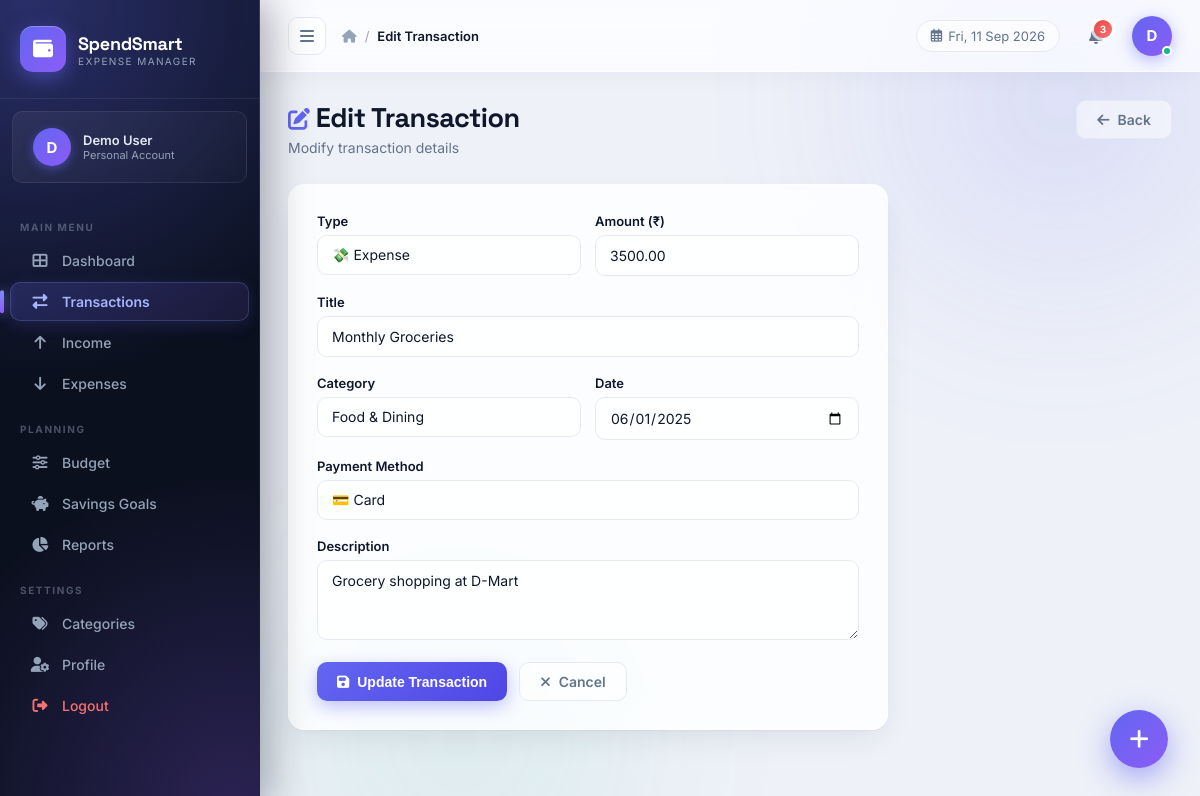
The app's page /pages/edit_transaction.php?id=1 (signed in) with its own data.
### tables this page shows
CREATE TABLE IF NOT EXISTS users (
    id INT AUTO_INCREMENT PRIMARY KEY,
    full_name VARCHAR(100) NOT NULL,
    username VARCHAR(50) UNIQUE NOT NULL,
    email VARCHAR(100) UNIQUE NOT NULL,
    password VARCHAR(255) NOT NULL,
    profile_pic VARCHAR(255) DEFAULT 'assets/img/default-avatar.png',
    monthly_budget DECIMAL(12,2) DEFAULT 0.00,
    currency VARCHAR(10) DEFAULT 'INR',
    created_at TIMESTAMP DEFAULT CURRENT_TIMESTAMP,
    updated_at TIMESTAMP DEFAULT CURRENT_TIMESTAMP ON UPDATE CURRENT_TIMESTAMP
);

CREATE TABLE IF NOT EXISTS transactions (
    id INT AUTO_INCREMENT PRIMARY KEY,
    user_id INT NOT NULL,
    category_id INT,
    title VARCHAR(200) NOT NULL,
    amount DECIMAL(12,2) NOT NULL,
    type ENUM('income','expense') NOT NULL,
    description TEXT,
    date DATE NOT NULL,
    payment_method ENUM('cash','card','upi','bank_transfer','other') DEFAULT 'cash',
    receipt_img VARCHAR(255),
    created_at TIMESTAMP DEFAULT CURRENT_TIMESTAMP,
    updated_at TIMESTAMP DEFAULT CURRENT_TIMESTAMP ON UPDATE CURRENT_TIMESTAMP,
    FOREIGN KEY (user_id) REFERENCES users(id) ON DELETE CASCADE,
    FOREIGN KEY (category_id) REFERENCES categories(id) ON DELETE SET NULL
);

CREATE TABLE IF NOT EXISTS categories (
    id INT AUTO_INCREMENT PRIMARY KEY,
    user_id INT NOT NULL,
    name VARCHAR(100) NOT NULL,
    icon VARCHAR(50) DEFAULT 'fa-tag',
    color VARCHAR(20) DEFAULT '#6366f1',
    type ENUM('income','expense') DEFAULT 'expense',
    created_at TIMESTAMP DEFAULT CURRENT_TIMESTAMP,
    FOREIGN KEY (user_id) REFERENCES users(id) ON DELETE CASCADE
);

### includes/config.php (called while the page is built, shortened)
<?php
function isLoggedIn() {
    return isset($_SESSION['user_id']);
}
function getUser($conn) {
    $id = $_SESSION['user_id'];
    $stmt = $conn->prepare("SELECT * FROM users WHERE id = ?");
    $stmt->bind_param("i", $id);
    $stmt->execute();
    return $stmt->get_result()->fetch_assoc();
}
?>

### pages/edit_transaction.php (the view, shortened to what this page needs)
<?php
require_once '../includes/config.php';
$pageTitle = 'Edit Transaction';
$activePage = 'transactions';
$uid = $_SESSION['user_id'];
$id = intval($_GET['id'] ?? 0);
$txn = $conn->query("SELECT * FROM transactions WHERE id=$id AND user_id=$uid")->fetch_assoc();
$categories = $conn->query("SELECT * FROM categories WHERE user_id=$uid AND type='{$txn['type']}' ORDER BY name");
require_once '../includes/header.php';
?>
<div class="page-header">
    <div class="page-header-left">
        <h1><i class="fas fa-edit" style="color:#6366f1;font-size:22px"></i> Edit Transaction</h1>
        <p>Modify transaction details</p>
    </div>
    <div class="page-header-right">
        <a href="transactions.php" class="btn btn-outline"><i class="fas fa-arrow-left"></i> Back</a>
    </div>
</div>
<div style="max-width:600px">
    <div class="form-card">
        <form method="POST">
            <div class="form-row">
                <div class="form-group">
                    <label>Type</label>
                    <select name="type" required>
                        <option value="expense" <?= $txn['type']==='expense'?'selected':'' ?>>💸 Expense</option>
                    </select>
                </div>
                <div class="form-group">
                    <label>Amount (₹)</label>
                    <input type="number" name="amount" value="<?= $txn['amount'] ?>" step="0.01" min="0.01" required>
                </div>
            </div>
            <div class="form-group">
                <label>Title</label>
                <input type="text" name="title" value="<?= htmlspecialchars($txn['title']) ?>" required>
            </div>
            <div class="form-row">
                <div class="form-group">
                    <label>Category</label>
                    <select name="category_id">
                        <?php while ($c = $categories->fetch_assoc()): ?>
                        <option value="<?= $c['id'] ?>" <?= $txn['category_id']==$c['id']?'selected':'' ?>>
                            <?= htmlspecialchars($c['name']) ?>
                        </option>
                        <?php endwhile; ?>
                    </select>
                </div>
                <div class="form-group">
                    <label>Date</label>
                    <input type="date" name="date" value="<?= $txn['date'] ?>" required>
                </div>
            </div>
            <div class="form-group">
                <label>Payment Method</label>
                <select name="payment_method">
                    <?php $methods = ['cash'=>'💵 Cash','card'=>'💳 Card','upi'=>'📱 UPI','bank_transfer'=>'🏦 Bank Transfer','other'=>'🔄 Other']; ?>
                    <?php foreach ($methods as $val => $label): ?>
                    <option value="<?= $val ?>" <?= $txn['payment_method']===$val?'selected':'' ?>><?= $label ?></option>
                    <?php endforeach; ?>
                </select>
            </div>
            <div class="form-group">
                <label>Description</label>
                <textarea name="description"><?= htmlspecialchars($txn['description'] ?? '') ?></textarea>
            </div>
            <div style="display:flex;gap:12px;margin-top:8px">
                <button type="submit" class="btn btn-primary"><i class="fas fa-save"></i> Update Transaction</button>
                <a href="transactions.php" class="btn btn-outline"><i class="fas fa-times"></i> Cancel</a>
            </div>
        </form>
    </div>
</div>
<?php require_once '../includes/footer.php'; ?>

### includes/header.php (shortened to what this page needs)
<?php requireLogin(); $user = getUser($conn); ?>
<!DOCTYPE html>
<html lang="en">
<head>
    <link rel="stylesheet" href="https://cdnjs.cloudflare.com/ajax/libs/font-awesome/6.5.0/css/all.min.css">
    <link rel="stylesheet" href="../assets/css/style.css">
</head>
<body>
<div class="sidebar" id="sidebar">
    <div class="sidebar-brand">
        <div class="brand-icon"><i class="fas fa-wallet"></i></div>
        <div class="brand-text">
            <span class="brand-name">SpendSmart</span>
            <span class="brand-tagline">Expense Manager</span>
        </div>
    </div>
    <div class="sidebar-user">
        <div class="user-avatar-sm">
            <?= strtoupper(substr($user['full_name'], 0, 1)) ?>
        </div>
        <div class="user-info-sm">
            <span class="user-name-sm"><?= htmlspecialchars($user['full_name']) ?></span>
            <span class="user-role">Personal Account</span>
        </div>
    </div>
    <nav class="sidebar-nav">
        <div class="nav-section-label">MAIN MENU</div>
        <ul>
            <li class="<?= ($activePage ?? '') == 'dashboard' ? 'active' : '' ?>">
                <a href="dashboard.php"><i class="fas fa-th-large"></i> <span>Dashboard</span></a>
            </li>
            <li class="<?= ($activePage ?? '') == 'transactions' ? 'active' : '' ?>">
                <a href="transactions.php"><i class="fas fa-exchange-alt"></i> <span>Transactions</span></a>
            </li>
            <li class="<?= ($activePage ?? '') == 'income' ? 'active' : '' ?>">
                <a href="income.php"><i class="fas fa-arrow-up"></i> <span>Income</span></a>
            </li>
            <li class="<?= ($activePage ?? '') == 'expenses' ? 'active' : '' ?>">
                <a href="expenses.php"><i class="fas fa-arrow-down"></i> <span>Expenses</span></a>
            </li>
        </ul>
        <div class="nav-section-label">PLANNING</div>
        <ul>
            <li class="<?= ($activePage ?? '') == 'budget' ? 'active' : '' ?>">
                <a href="budget.php"><i class="fas fa-sliders-h"></i> <span>Budget</span></a>
            </li>
            <li class="<?= ($activePage ?? '') == 'savings' ? 'active' : '' ?>">
                <a href="savings.php"><i class="fas fa-piggy-bank"></i> <span>Savings Goals</span></a>
            </li>
            <li class="<?= ($activePage ?? '') == 'reports' ? 'active' : '' ?>">
                <a href="reports.php"><i class="fas fa-chart-pie"></i> <span>Reports</span></a>
            </li>
        </ul>
        <div class="nav-section-label">SETTINGS</div>
        <ul>
            <li class="<?= ($activePage ?? '') == 'categories' ? 'active' : '' ?>">
                <a href="categories.php"><i class="fas fa-tags"></i> <span>Categories</span></a>
            </li>
            <li class="<?= ($activePage ?? '') == 'profile' ? 'active' : '' ?>">
                <a href="profile.php"><i class="fas fa-user-cog"></i> <span>Profile</span></a>
            </li>
            <li>
                <a href="../auth/logout.php" class="nav-logout"><i class="fas fa-sign-out-alt"></i> <span>Logout</span></a>
            </li>
        </ul>
    </nav>
</div>
<div class="main-wrapper" id="mainWrapper">
    <header class="topbar">
        <div class="topbar-left">
            <button class="toggle-btn" id="toggleSidebar"><i class="fas fa-bars"></i></button>
            <div class="page-breadcrumb">
                <span class="breadcrumb-icon"><i class="fas fa-home"></i></span>
                <span class="breadcrumb-sep">/</span>
                <span class="breadcrumb-current"><?= $pageTitle ?? 'Dashboard' ?></span>
            </div>
        </div>
        <div class="topbar-right">
            <div class="topbar-date">
                <i class="far fa-calendar-alt"></i>
                <span><?= date('D, d M Y') ?></span>
            </div>
            <div class="notification-btn" onclick="toggleNotifications()">
                <i class="fas fa-bell"></i>
                <span class="notif-badge">3</span>
            </div>
            <div class="topbar-avatar" onclick="window.location='profile.php'">
                <?= strtoupper(substr($user['full_name'], 0, 1)) ?>
                <div class="avatar-status"></div>
            </div>
        </div>
    </header>
    <main class="page-content">

### records on screen
users: full_name "D", full_name "Demo User"
transactions: type "💸 Expense", amount "3500.00", title "Monthly Groceries", category_id "Food & Dining", date "06/01/2025", payment_method "💳 Card", description "Grocery shopping at D-Mart"

### other values on screen
$pageTitle "Edit Transaction"
